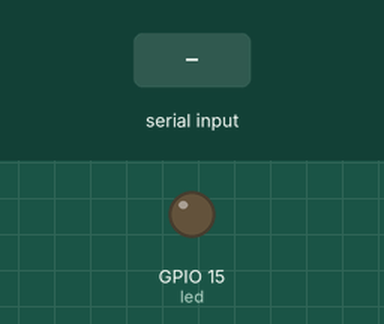
Simulated run of this program. Board: ESP32 board running MicroPython. Shown: output pins drawn as LEDs (lit = HIGH). The test bench sets the inputs (shaded band). What the program prints to the serial console is not drawn. At 5.8 s the program stops and its outputs stay as they are.

Above: at 1.2 s.
1.3 s: "2" typed at the serial console, then Enter
At 2.4 s:
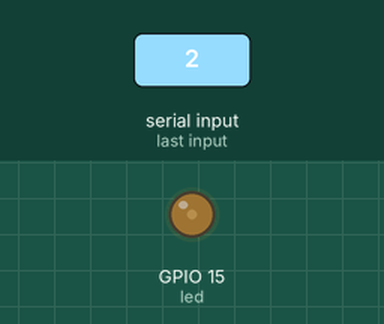
2.8 s: "2" typed at the serial console, then Enter
At 3.5 s:
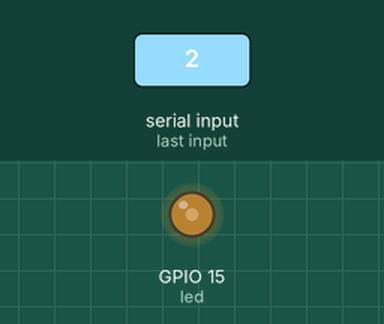
4.3 s: "3" typed at the serial console, then Enter
At 4.7 s:
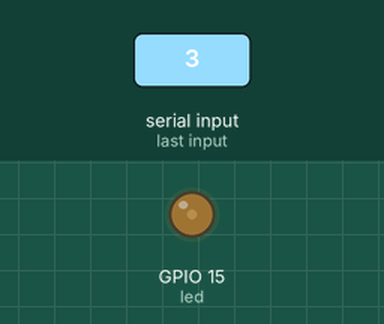
5.8 s: "1" typed at the serial console, then Enter
At 7.0 s:
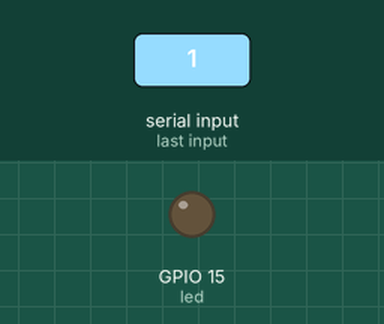
Timing chart, 0 to 7.3 s (numbered marks = the images above; inputs shaded):
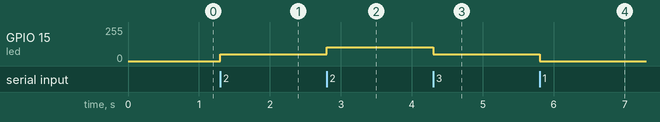

The program:

PWM.py
```python
from machine import Pin,PWM

led = PWM(Pin(15))
led.freq(90)
#led.duty(511 )#0% = 0 y 100% = 1023

duty = 0
while True:
    try:
        led.duty(duty)
        respuesta = int(float(input("1 = off / 2 + duty / 3 - duty :")))

        if respuesta == 1:
            led.duty(0)
            break

        elif respuesta == 2:
            duty += 205
            if duty > 1023:
                duty = 1023

        elif respuesta == 3:
            duty -= 205
            if duty < 0:
                duty = 0

        if duty == 1023:
            print(f"\033[33mMAX \033[32mduty: {duty}\033[0m")
        elif duty == 0:
            print(f"\033[33mMIN \033[32mduty: {duty}\033[0m")
        else:
            print(f"\033[32mvalor duty: {duty}\033[0m")
    except Exception as e:
        print(f"\033[31m{e}\033[0m")

#¿Qué es PWM?
#PWM (Pulse Width Modulation) es una técnica donde generamos una señal digital que oscila entre alto y bajo a una frecuencia fija.

#Cada ciclo dura el mismo tiempo (por ejemplo, 20 ms en un servo de 50 Hz), pero la parte “alta” del ciclo puede variar en duración.

#Al cambiar solo el ancho del pulso (sin tocar la frecuencia), controlamos dispositivos como servos, LEDs y motores con precisión.

#¿Qué es “duty” o ciclo de trabajo?
#El “duty” (valor de duty cycle) indica qué porcentaje del ciclo total la señal está en alto.

#Si el duty es 0 % → siempre en bajo
#Si el duty es 50 % → mitad del tiempo en alto, mitad en bajo
#Si el duty es 100 % → siempre en alto

#En MicroPython para ESP32, ese porcentaje se expresa como un número entre 0 y 1023 (10 bits).
```

Measured:
- after the input at 1.3 s, GPIO 15 (led): 0/255 → 51/255 at once
- after the input at 2.8 s, GPIO 15 (led): 51/255 → 102/255 at once
- after the input at 4.3 s, GPIO 15 (led): 102/255 → 51/255 at once
- after the input at 5.8 s, GPIO 15 (led): 51/255 → 0/255 at once
